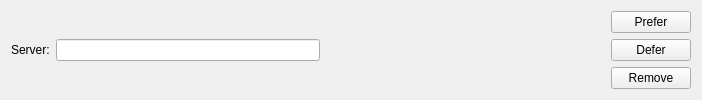
<?xml version="1.0" encoding="UTF-8"?>
<ui version="4.0">
 <class>Form</class>
 <widget class="QWidget" name="Form">
  <property name="geometry">
   <rect>
    <x>0</x>
    <y>0</y>
    <width>702</width>
    <height>87</height>
   </rect>
  </property>
  <property name="windowTitle">
   <string>Form</string>
  </property>
  <layout class="QHBoxLayout" name="horizontalLayout">
   <item>
    <widget class="QLabel" name="mirrorLabel">
     <property name="text">
      <string>Server:</string>
     </property>
    </widget>
   </item>
   <item>
    <widget class="QLineEdit" name="lineEdit">
     <property name="sizePolicy">
      <sizepolicy hsizetype="Expanding" vsizetype="Fixed">
       <horstretch>0</horstretch>
       <verstretch>0</verstretch>
      </sizepolicy>
     </property>
    </widget>
   </item>
   <item>
    <spacer name="horizontalSpacer">
     <property name="orientation">
      <enum>Qt::Horizontal</enum>
     </property>
     <property name="sizeHint" stdset="0">
      <size>
       <width>285</width>
       <height>20</height>
      </size>
     </property>
    </spacer>
   </item>
   <item>
    <layout class="QVBoxLayout" name="verticalLayout">
     <property name="sizeConstraint">
      <enum>QLayout::SetFixedSize</enum>
     </property>
     <item>
      <widget class="QPushButton" name="preferButton">
       <property name="maximumSize">
        <size>
         <width>120</width>
         <height>16777215</height>
        </size>
       </property>
       <property name="text">
        <string>Prefer</string>
       </property>
      </widget>
     </item>
     <item>
      <widget class="QPushButton" name="deferButton">
       <property name="maximumSize">
        <size>
         <width>120</width>
         <height>16777215</height>
        </size>
       </property>
       <property name="text">
        <string>Defer</string>
       </property>
      </widget>
     </item>
     <item>
      <widget class="QPushButton" name="removeButton">
       <property name="maximumSize">
        <size>
         <width>120</width>
         <height>16777215</height>
        </size>
       </property>
       <property name="text">
        <string>Remove</string>
       </property>
      </widget>
     </item>
    </layout>
   </item>
  </layout>
 </widget>
 <resources/>
 <connections/>
</ui>
